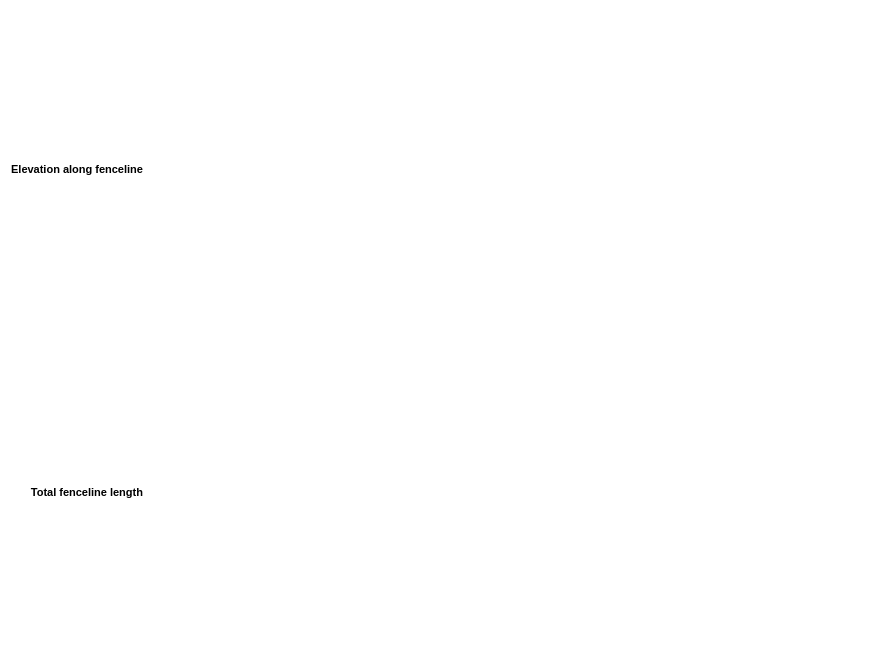
<?xml version="1.0" encoding="UTF-8"?>
<ui version="4.0">
 <class>InfrastructureProfileDialogBase</class>
 <widget class="QDialog" name="InfrastructureProfileDialogBase">
  <property name="geometry">
   <rect>
    <x>0</x>
    <y>0</y>
    <width>889</width>
    <height>662</height>
   </rect>
  </property>
  <property name="windowTitle">
   <string>Plan Fences and Pipelines</string>
  </property>
  <property name="windowOpacity">
   <double>1.000000000000000</double>
  </property>
  <property name="styleSheet">
   <string notr="true">background-color: rgb(255, 255, 255);</string>
  </property>
  <property name="sizeGripEnabled">
   <bool>true</bool>
  </property>
  <layout class="QVBoxLayout" name="verticalLayout_2">
   <item>
    <layout class="QGridLayout" name="gridLayout">
     <property name="sizeConstraint">
      <enum>QLayout::SetFixedSize</enum>
     </property>
     <item row="1" column="1">
      <widget class="QLabel" name="fencelineLength">
       <property name="sizePolicy">
        <sizepolicy hsizetype="MinimumExpanding" vsizetype="Minimum">
         <horstretch>0</horstretch>
         <verstretch>0</verstretch>
        </sizepolicy>
       </property>
       <property name="font">
        <font>
         <pointsize>8</pointsize>
        </font>
       </property>
       <property name="text">
        <string/>
       </property>
      </widget>
     </item>
     <item row="1" column="0">
      <widget class="QLabel" name="fencelineLengthLabel">
       <property name="sizePolicy">
        <sizepolicy hsizetype="Minimum" vsizetype="Minimum">
         <horstretch>0</horstretch>
         <verstretch>0</verstretch>
        </sizepolicy>
       </property>
       <property name="font">
        <font>
         <pointsize>8</pointsize>
         <weight>75</weight>
         <bold>true</bold>
        </font>
       </property>
       <property name="text">
        <string>Total fenceline length</string>
       </property>
       <property name="alignment">
        <set>Qt::AlignRight|Qt::AlignTrailing|Qt::AlignVCenter</set>
       </property>
      </widget>
     </item>
     <item row="0" column="0">
      <widget class="QLabel" name="elevationLabel">
       <property name="sizePolicy">
        <sizepolicy hsizetype="Minimum" vsizetype="Minimum">
         <horstretch>0</horstretch>
         <verstretch>0</verstretch>
        </sizepolicy>
       </property>
       <property name="font">
        <font>
         <pointsize>8</pointsize>
         <weight>75</weight>
         <bold>true</bold>
        </font>
       </property>
       <property name="text">
        <string notr="true">Elevation along fenceline</string>
       </property>
       <property name="alignment">
        <set>Qt::AlignRight|Qt::AlignTrailing|Qt::AlignVCenter</set>
       </property>
      </widget>
     </item>
     <item row="0" column="1">
      <widget class="QLabel" name="elevationStats">
       <property name="sizePolicy">
        <sizepolicy hsizetype="MinimumExpanding" vsizetype="Minimum">
         <horstretch>0</horstretch>
         <verstretch>0</verstretch>
        </sizepolicy>
       </property>
       <property name="font">
        <font>
         <pointsize>8</pointsize>
        </font>
       </property>
       <property name="text">
        <string/>
       </property>
      </widget>
     </item>
    </layout>
   </item>
  </layout>
 </widget>
 <resources/>
 <connections/>
</ui>
